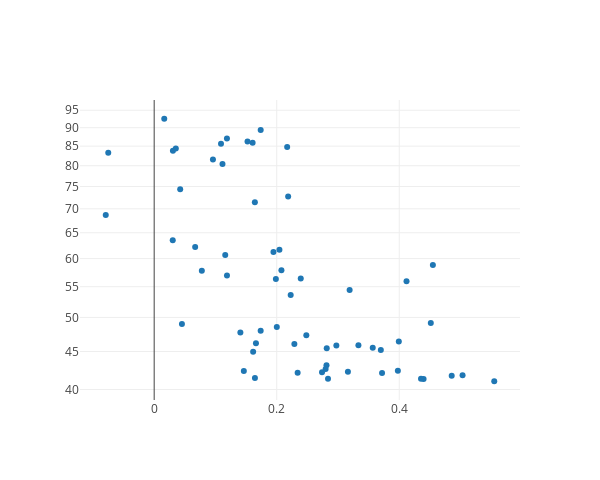

Source (notebook cell):
### Code cell
def myscatter(arg1, arg2, names=None):
    
    plotdata = []
    
    plotdata.append(Scatter(
        x = arg1,
        y = arg2,
        mode = 'markers'
    ))
    
    layout = Layout(
        autosize=False,
        width=600,
        height=480,
        yaxis=dict(
            type='log',
            autorange=True
        )
    )
    
    fig = Figure(data=plotdata, layout=layout)
    
    return iplot(fig)
    
myscatter(sharpes_array, mses_array)
# MSEs worse than linear regression
# no very good Sharpes
# weak correlation between MSEs, Sharpes, which is perplexing

### Figure 1 — Plotly figure (JSON) as saved in the notebook; plotly's stock layout.template omitted (floating-point values rounded to 4 significant figures)
{"data": [{"mode": "markers", "type": "scatter", "x": [0.3719, 0.4856, 0.1463, 0.3977, 0.2812, 0.1661, 0.2288, 0.3993, 0.1738, 0.2001, 0.319, 0.2228, 0.1947, 0.06688, 0.4549, 0.1643, 0.2187, 0.1115, 0.1606, 0.04244, 0.1644, 0.2837, 0.5033, 0.274, 0.2798, 0.3567, 0.3699, 0.2816, 0.4515, 0.1407, 0.2392, 0.1986, 0.4119, 0.116, 0.03028, 0.1523, 0.217, 0.1738, 0.109, 0.09588, 0.555, 0.4397, 0.4355, 0.2341, 0.3162, 0.3333, 0.2973, 0.1615, 0.2483, 0.04528, 0.1188, 0.07779, 0.2077, 0.2044, -0.07905, 0.03057, 0.0353, -0.07498, 0.1187, 0.01643], "y": [42.11, 41.74, 42.37, 42.38, 43.13, 46.15, 46.07, 46.41, 47.98, 48.55, 54.44, 53.62, 61.22, 62.19, 58.84, 71.41, 72.75, 80.42, 85.92, 74.36, 41.44, 41.34, 41.82, 42.2, 42.61, 45.52, 45.21, 45.45, 49.16, 47.72, 56.4, 56.31, 55.94, 60.68, 63.5, 86.21, 84.78, 89.36, 85.65, 81.58, 41.03, 41.32, 41.35, 42.11, 42.24, 45.88, 45.85, 44.94, 47.31, 49.0, 56.94, 57.76, 57.87, 61.66, 68.69, 83.81, 84.4, 83.31, 87.02, 92.53]}], "layout": {"autosize": false, "height": 480, "width": 600, "yaxis": {"autorange": true, "type": "log"}}}
